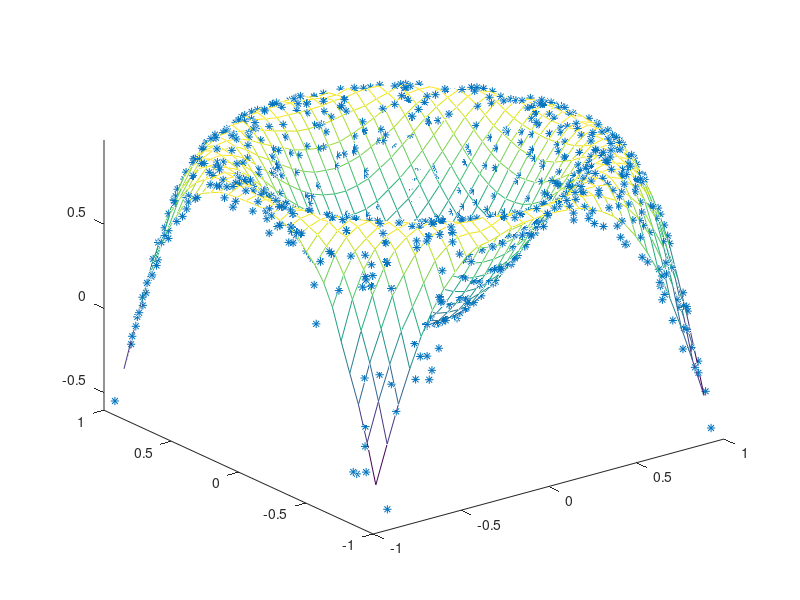

Write the MATLAB code that produced this figure.
function main()
  rand ("state", 1);
  x = 2*rand (1000,1) - 1;
  y = 2*rand (size (x)) - 1;
  z = sin (2*(x.^2+y.^2));
  [xx,yy] = meshgrid (linspace (-1,1,32));
  zz = griddata (x, y, z, xx, yy);
  plot3(x,y,z,"*");
  axis tight; hold on
  mesh (xx, yy, zz);
endfunction
